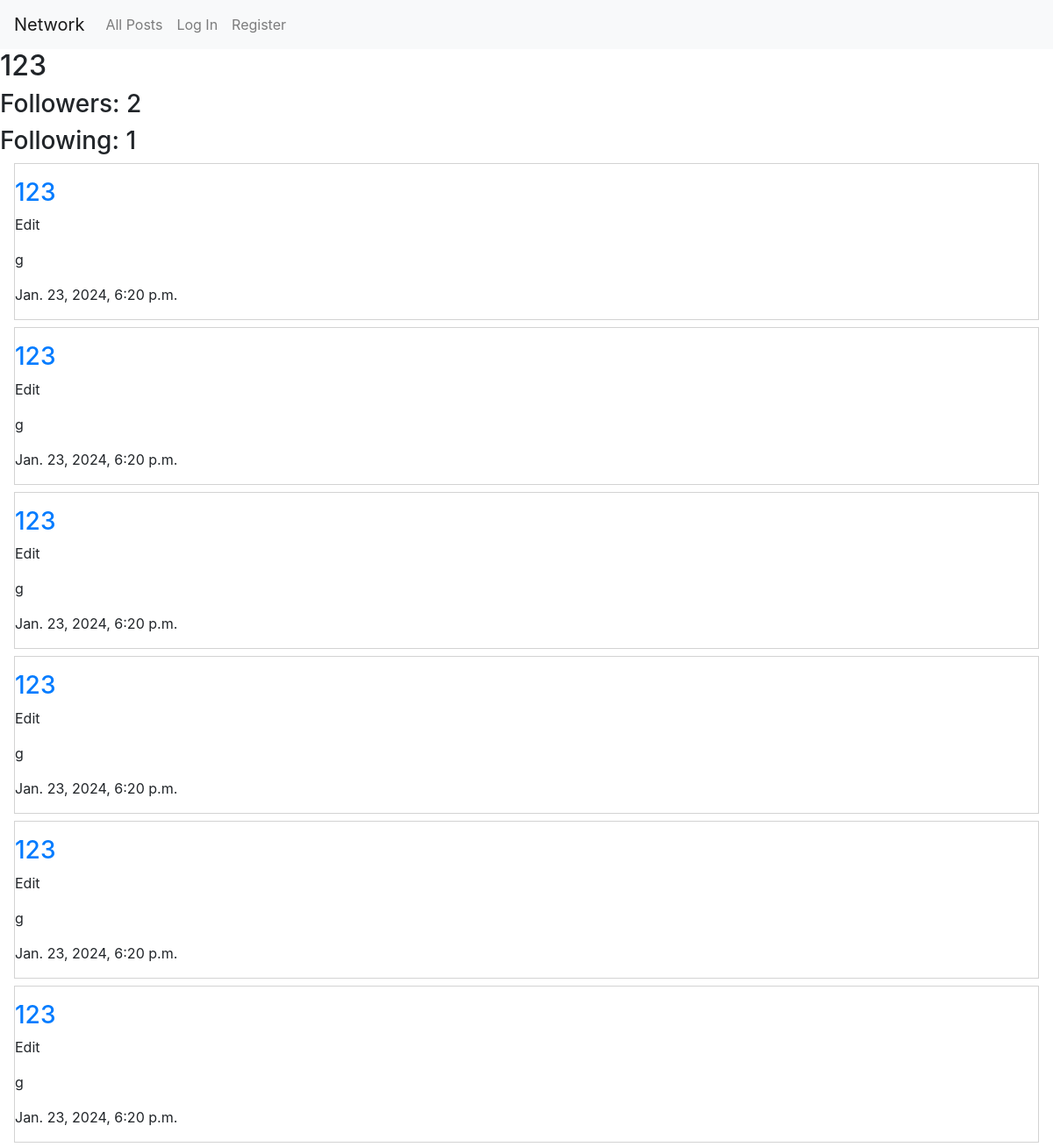
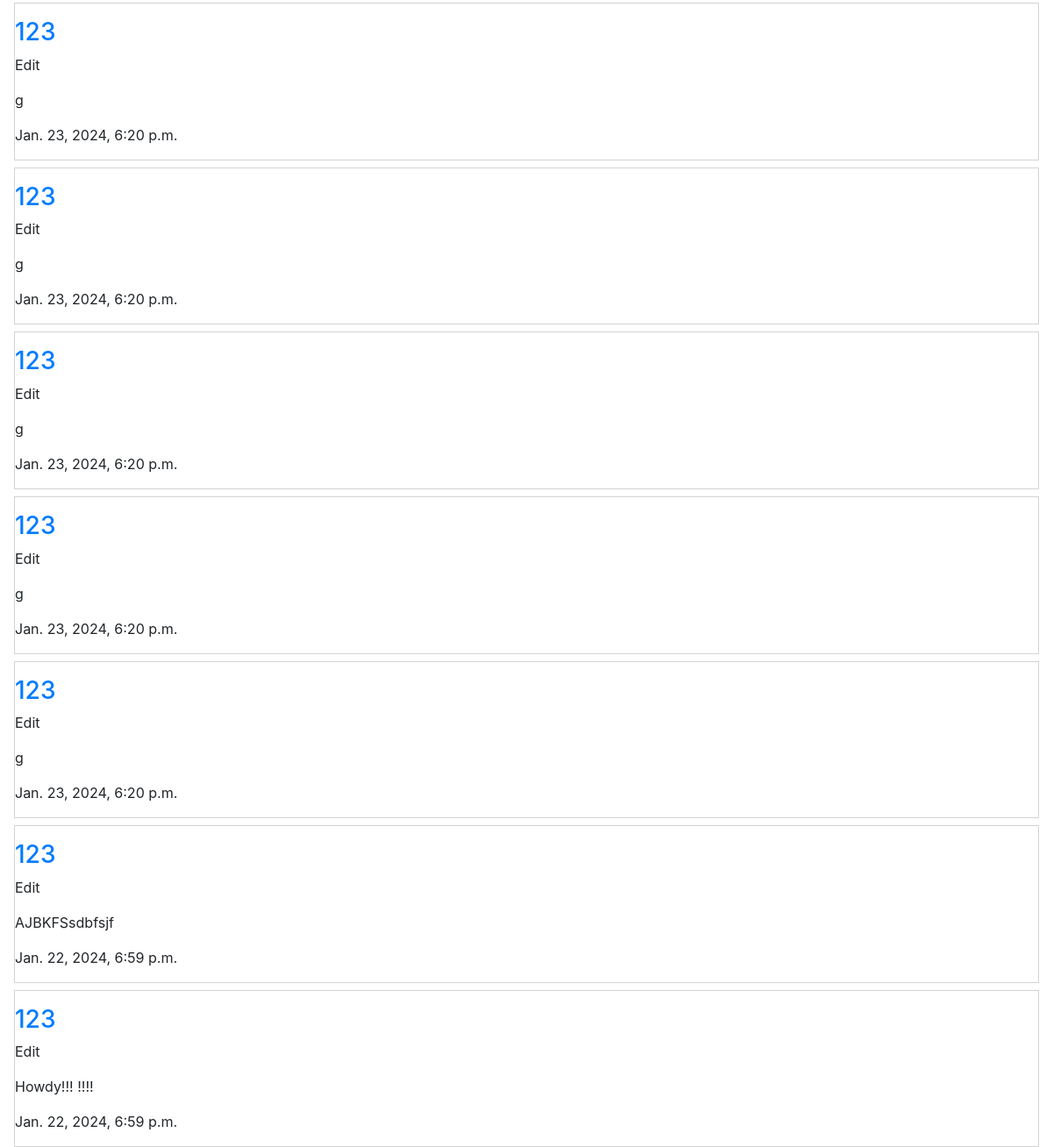
/profile/123/, run on the app's committed database (2 pictures, top to bottom).
### network/models.py (models this page shows, shortened)
class User(AbstractUser):
    followers = models.ManyToManyField('self', symmetrical=False, related_name='following')

class Posting(models.Model):
    id = models.AutoField(primary_key=True)
    user = models.ForeignKey(User, on_delete=models.CASCADE, related_name="author")
    content = models.CharField(max_length=64, unique=False)
    timestamp = models.DateTimeField(auto_now_add=True)

### network/views.py (the view)
# urls.py: path("profile/<str:username>/", views.profile_view, name="profile_view"),
def profile_view(request, username):
    user = User.objects.get(username=username)
    user_postings = Posting.objects.filter(user=user).order_by('-timestamp')
    followers = user.followers.all()
    following = user.following.all()
    if request.method == "POST" and request.user.is_authenticated:
        if request.user in followers:
            request.user.following.remove(user)
        else:
            request.user.following.add(user)
        return HttpResponseRedirect(reverse("profile_view", args=[username]))
    return render(request, "network/profile_view.html", {
        'profile_user': user,
        'postings': user_postings,
        'followers' : followers,
        'followerscount': followers.count(),
        'following': following.count(),
    })

### network/templates/network/profile_view.html (shortened to what this page needs)
{% extends "network/layout.html" %}
{% block body %}
    <h2>{{ profile_user }}</h2>
    <h3>Followers: {{ followerscount }}</h3>
    <h3>Following: {{ following }}</h3>
    {% for posting in postings %}
    <div class="ml-3 mr-3 mt-2" id="posting-card">
        <h3 class="mt-3"><a href="{% url 'profile_view' username=posting.user.username %}">{{ posting.user }}</a></h3>
        <p>Edit</p>
        <P>{{ posting.content }}</P>
        <p>{{ posting.timestamp }}</p>
    </div>
    {% endfor %}
{% endblock %}

### network/static/network/styles.css (style rules this page uses)
#posting-card { border: 1px solid lightgray; }

### data on the page
User: username "123"
Posting: user "123", content "g", timestamp "Jan. 23, 2024, 6:20 p.m."
Posting: user "123", content "g", timestamp "Jan. 23, 2024, 6:20 p.m."
Posting: user "123", content "g", timestamp "Jan. 23, 2024, 6:20 p.m."
Posting: user "123", content "g", timestamp "Jan. 23, 2024, 6:20 p.m."
Posting: user "123", content "g", timestamp "Jan. 23, 2024, 6:20 p.m."
Posting: user "123", content "g", timestamp "Jan. 23, 2024, 6:20 p.m."
Posting: user "123", content "g", timestamp "Jan. 23, 2024, 6:20 p.m."
Posting: user "123", content "g", timestamp "Jan. 23, 2024, 6:20 p.m."
Posting: user "123", content "g", timestamp "Jan. 23, 2024, 6:20 p.m."
Posting: user "123", content "g", timestamp "Jan. 23, 2024, 6:20 p.m."
Posting: user "123", content "g", timestamp "Jan. 23, 2024, 6:20 p.m."
Posting: user "123", content "AJBKFSsdbfsjf", timestamp "Jan. 22, 2024, 6:59 p.m."
Posting: user "123", content "Howdy!!! !!!!", timestamp "Jan. 22, 2024, 6:59 p.m."

### other printed values
{{ followerscount }} "2"
{{ following }} "1"
